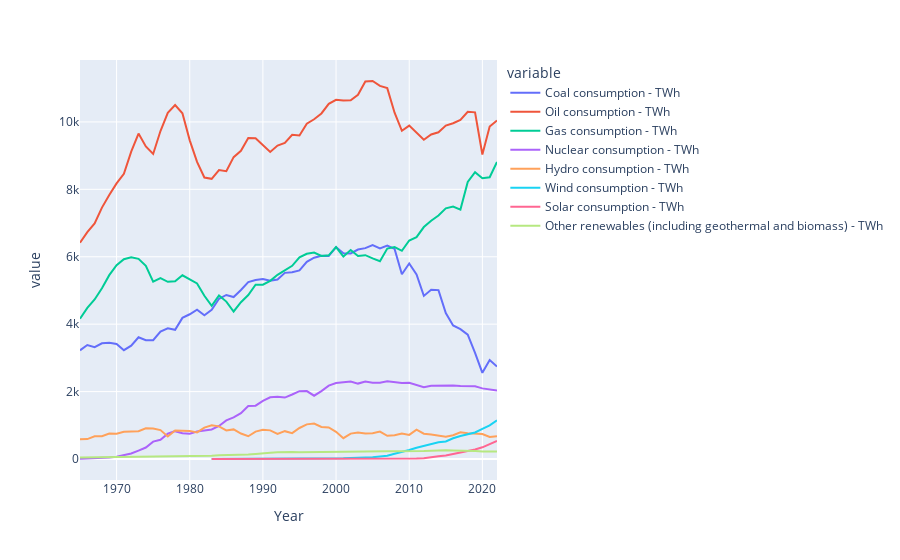

Here is the notebook cell this chart was saved with:
### Code cell
fig_usa = px.line(usa_energy_source, x="Year", y =["Coal consumption - TWh",'Coal consumption - TWh',
       'Oil consumption - TWh', 'Gas consumption - TWh',
       'Nuclear consumption - TWh', 'Hydro consumption - TWh',
       'Wind consumption - TWh', 'Solar consumption - TWh',
       'Other renewables (including geothermal and biomass) - TWh'])
fig_usa.show()
